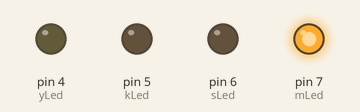
This sketch was run on a simulated Arduino Uno, built with avr-gcc and run on an emulated ATmega328P. On the bench: output pins drawn as LEDs (lit = HIGH).

Above: at 0.15 s.
At 1.05 s:
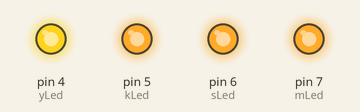
At 1.65 s:
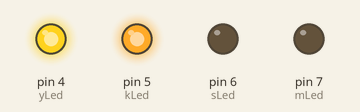
At 2.25 s:
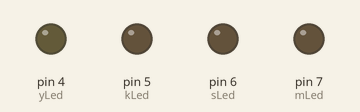
At 3.75 s:
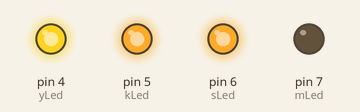
At 5.25 s:
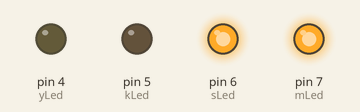
Timing chart, 0 to 5.5 s (numbered marks = the images above):
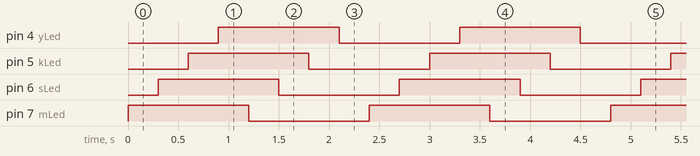

Measured:
- by itself, pin 4 (yLed), pin 5 (kLed), pin 6 (sLed), pin 7 (mLed): alternates HIGH for 1.2 s and LOW for 1.2 s
- by itself, everything shown: repeats every 2.4 s, in 8 steps

The sketch:

4leds_myFirstProject_jan12a.ino
```cpp
int mLed = 7;
int sLed = 6;
int kLed = 5;
int yLed = 4;

void setup() {
  pinMode(mLed,OUTPUT);
  pinMode(sLed,OUTPUT);
  pinMode(kLed,OUTPUT);
  pinMode(yLed,OUTPUT);

}

void loop() {
  digitalWrite(mLed, HIGH);
  delay(300);
  digitalWrite(sLed, HIGH);
  delay(300);
  digitalWrite(kLed, HIGH);
  delay(300);
  digitalWrite(yLed, HIGH);
  delay(300);
  digitalWrite(mLed, LOW);
  delay(300);
  digitalWrite(sLed, LOW);
  delay(300);
  digitalWrite(kLed, LOW);
  delay(300);
  digitalWrite(yLed, LOW);
  delay(300);

}
```
